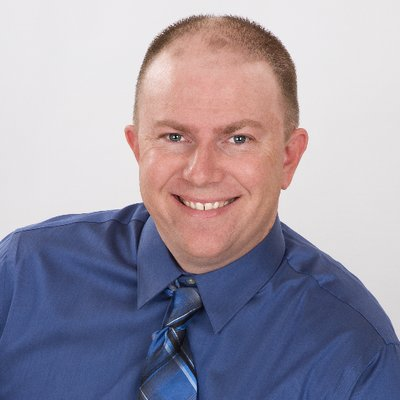
#> input picture viola.jpg, 400 x 400 px, found by its file name
$ python 'face,smile,eye detection.py'
#> lines starting #> are read from the running program, lines starting #| are printed output that depends on the picture; after the words box and inside, x2 and y2 are one past the last pixel; in counts of white or black regions, pixels touching at a corner belong together
#!/usr/bin/env python
# coding: utf-8

# In[2]:


import cv2
from matplotlib import pyplot as plt
import numpy as np


font=cv2.FONT_HERSHEY_PLAIN

faceClassifier=cv2.CascadeClassifier(cv2.data.haarcascades+'haarcascade_frontalface_default.xml')
eyeClassifier=cv2.CascadeClassifier(cv2.data.haarcascades+'haarcascade_eye.xml')
smileClassifier=cv2.CascadeClassifier(cv2.data.haarcascades+'haarcascade_smile.xml')

img=cv2.imread('C:/Users/emy/Desktop/viola.jpg')
#> img is the input picture: shape (400, 400, 3); mean B, G, R 166, 151.1, 157.4
gray=cv2.cvtColor(img,cv2.COLOR_BGR2GRAY)
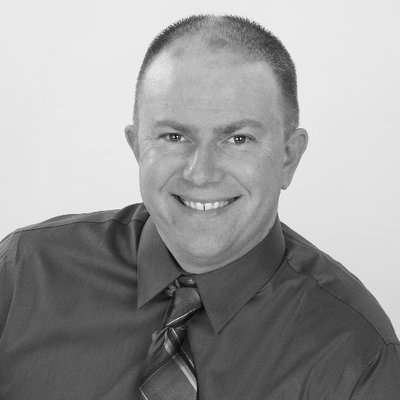
#> gray: shape (400, 400); min 2, max 251, mean 154.7
plt.figure(figsize=(12,12))
faces=faceClassifier.detectMultiScale(gray,scaleFactor=1.1,minNeighbors=2,minSize=(70,70))
#> faces = [[121, 70, 171, 171]]

for x,y,w,h in faces:
    cv2.rectangle(img,(x,y),(x+w,y+h),(255,255,255),5)
    cv2.putText(img,"Peter",(x,y+h+40),font,3,(255,0,0),2,cv2.LINE_AA)

    face=gray[y:y+h,x:x+w]
    eyes=eyeClassifier.detectMultiScale(face,scaleFactor=1.05,minNeighbors=5,minSize=(20,20))
#> this loop made 1 pass
#> (x, y, w, h, eyes) on pass 1: (121, 70, 171, 171, [[32, 48, 40, 40], [97, 51, 38, 38]])
#> pass 1, `face=gray[y:y+h,x:x+w]`:
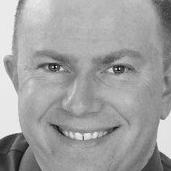
#> face: shape (171, 171); min 2, max 245, mean 160.9
#> after the loop:
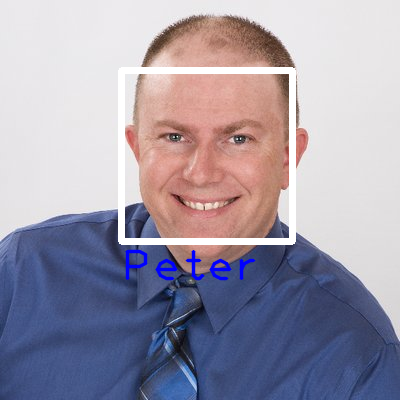
#> img: shape (400, 400, 3); 3.84% of pixels changed, all inside (x1, y1, x2, y2) = (118, 67, 296, 281)
for x2,y2,w2,h2 in eyes:
    cv2.rectangle(img,(x+x2,y+y2),(x+x2+w2,y+y2+h2),(0,255,0),2)
    cv2.putText(img,"eye",(x+x2,y+y2+h2+12),font,1,(255,0,0),1,cv2.LINE_AA)

    smiles=smileClassifier.detectMultiScale(face,scaleFactor=1.1,minNeighbors=6,minSize=(90,90))
#> this loop made 2 passes
#> (x2, y2, w2, h2, smiles) on passes 1 to 2: (32, 48, 40, 40, [[29, 101, 113, 56]]), (97, 51, 38, 38, [[29, 101, 113, 56]])
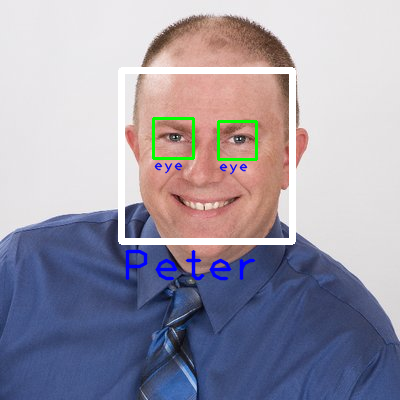
#> img: shape (400, 400, 3); 0.78% of pixels changed, all inside (x1, y1, x2, y2) = (152, 117, 258, 175)
for x2,y2,w2,h2 in smiles:
    cv2.rectangle(img,(x+x2,y+y2),(x+x2+w2,y+y2+h2),(0,255,0),2)
    cv2.putText(img,"smile",(x+x2,y+y2+h2+12),font,1,(255,0,0),1,cv2.LINE_AA)
#> this loop made 1 pass
#> (x2, y2, w2, h2) on pass 1: (29, 101, 113, 56)
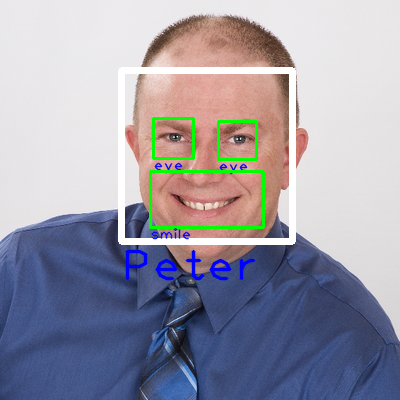
#> img: shape (400, 400, 3); 0.79% of pixels changed, all inside (x1, y1, x2, y2) = (149, 170, 265, 240)


plt.imshow(img[:,:,::-1])
plt.show()


# In[ ]:
